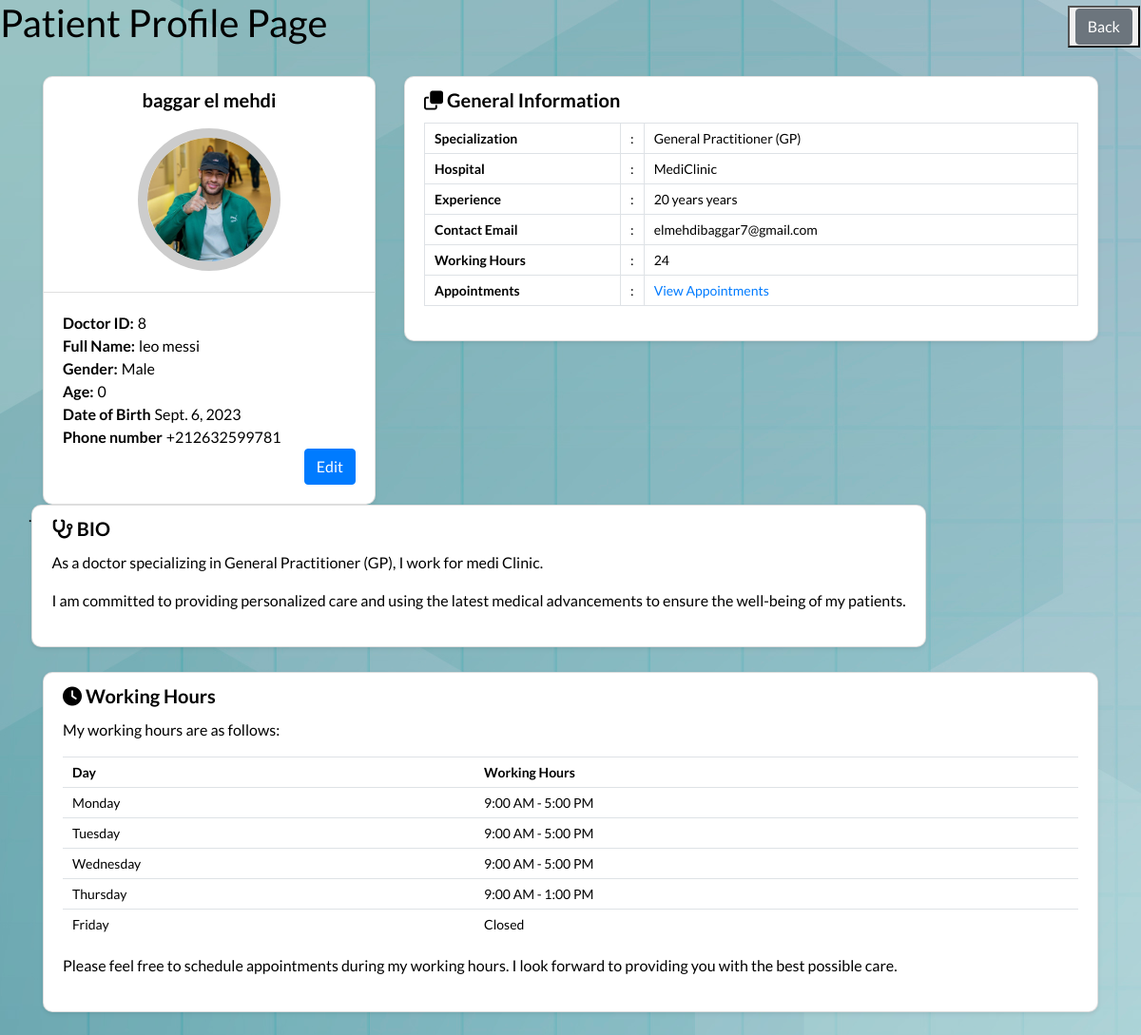
Page /Medi/Doctors-list/8/ (signed in) on the committed database.
### accounts/models.py (models this page shows)
class Doctor(AbstractUser):
    GENDER_CHOICES = [
        ('male', 'Male'),
        ('female', 'Female'),
        ('other', 'Other'),
    ]
    SPECIALITY_CHOICES = [
        ('gp', 'General Practitioner (GP)'),
        ('pediatrician', 'Pediatrician'),
        ('obgyn', 'Obstetrician/Gynecologist (OB/GYN)'),
        ('dermatologist', 'Dermatologist'),
        ('orthopedic_surgeon', 'Orthopedic Surgeon'),
        ('cardiologist', 'Cardiologist'),
        ('psychiatrist', 'Psychiatrist'),
    ]
    speciality = models.CharField(max_length=100, choices=SPECIALITY_CHOICES)
    gender = models.CharField(max_length=10, choices=GENDER_CHOICES)
    bio = models.TextField(null=True,default='')
    phone = models.CharField(max_length=20,default='')
    date_of_birth = models.DateField(default='2001-04-20')
    hospital = models.TextField(null=True, default='MediClinic')
    experience = models.TextField(null=True,default='')
    working_hours = models.CharField(max_length=100)
    photo = models.ImageField(upload_to='media/', blank=True, null=True)
    groups = models.ManyToManyField(
        Group,
        verbose_name='groups',
        blank=True,
        help_text='The groups this user belongs to.',
        related_name='doctor_set',  # Use a unique related_name
        related_query_name='user'
    )
    user_permissions = models.ManyToManyField(
        Permission,
        verbose_name='user permissions',
        blank=True,
        help_text='Specific permissions for this user.',
        related_name='doctor_set',  # Use a unique related_name
        related_query_name='user'
    )

### Medi/views.py (the view)
# urls.py: path('Doctors-list/<int:doctor_id>/', views.doctor_full, name='doctor-full'),
@login_required
def doctor_full(request, doctor_id):
    doctor = get_object_or_404(Doctor, pk=doctor_id)
    current_year = datetime.now().year
    age = current_year - doctor.date_of_birth.year
    return render(request, 'doctor_full.html',{'doctor': doctor,'age':age})

### Medi/templates/doctor_full.html (shortened to what this page needs)
{% load static%}
<!DOCTYPE html>
<html lang="en">
<head>
    <link href="https://fonts.googleapis.com/css?family=Lato:300,400,700,900&display=swap" rel="stylesheet"><link rel='stylesheet' href='https://cdnjs.cloudflare.com/ajax/libs/twitter-bootstrap/4.1.3/css/bootstrap.min.css'>
    <link rel='stylesheet' href='https://cdnjs.cloudflare.com/ajax/libs/font-awesome/5.12.1/css/all.min.css'>
    <link rel="stylesheet" href="https://cdnjs.cloudflare.com/ajax/libs/font-awesome/5.15.4/css/all.min.css"/>
    <link rel="stylesheet" href="https://cdnjs.cloudflare.com/ajax/libs/font-awesome/6.4.0/css/all.min.css">
    <link rel="stylesheet" href="https://cdnjs.cloudflare.com/ajax/libs/font-awesome/4.7.0/css/font-awesome.min.css">
    <link rel="stylesheet" href="{% static 'css/patient-full.css' %}">
</head>
<body>
<header class="ScriptHeader">
    <div class="rt-container">
    	<div class="col-rt-12">
        	<div class="rt-heading">
            	<h1>Patient Profile Page</h1>
                <button><a href="{% url 'doctor-list'%}" class="btn btn-secondary">Back</a></button>
            </div>
        </div>
    </div>
</header>
<section>
    <div class="rt-container">
          <div class="col-rt-12">
              <div class="Scriptcontent">
<div class="student-profile py-4">
  <div class="container">
    <div class="row">
      <div class="col-lg-4">
        <div class="card shadow-sm">
          <div class="card-header bg-transparent text-center">
              <h3>baggar el mehdi</h3>
              {% if doctor.photo %}
                    <img class="profile_img" src="{{ doctor.photo.url }}" alt="student dp">
                {% else %}
                    <img class="profile_img" src="{% static 'images/img.jpeg' %}" alt="default dp">
                {% endif %}
          </div>
          <div class="card-body">
              <p class="mb-0"><strong class="pr-1">Doctor ID:</strong>{{ doctor.id }}</p>
              <p class="mb-0"><strong class="pr-1">Full Name:</strong>{{ doctor.first_name }} {{ doctor.last_name }}</p>
              <p class="mb-0"><strong class="pr-1">Gender:</strong>{{ doctor.gender }}</p>
              <p class="mb-0"><strong class="pr-1">Age:</strong>{{ age }}</p>
              <p class="mb-0"><strong class="pr-1">Date of Birth</strong>{{ doctor.date_of_birth }}</p>
              <p class="mb-0"><strong class="pr-1">Phone number</strong>{{ doctor.phone }}</p>
              <a href="{% url 'edit_doctor' doctor.id %}" class="btn btn-primary float-right">Edit</a>
          </div>
        </div>
      </div>
          <div class="col-lg-8">
            <div class="card shadow-sm">
              <div class="card-header bg-transparent border-0">
                <h3 class="mb-0"><i class="far fa-clone pr-1"></i>General Information</h3>
              </div>
              <div class="card-body pt-0">
                <table class="table table-bordered">
                  <tr>
                    <th width="30%">Specialization</th>
                    <td width="2%">:</td>
                    <td>{{ doctor.speciality }}</td>
                  </tr>
                  <tr>
                    <th width="30%">Hospital</th>
                    <td width="2%">:</td>
                    <td>{{ doctor.hospital }}</td>
                  </tr>
                  <tr>
                    <th width="30%">Experience</th>
                    <td width="2%">:</td>
                    <td>{{ doctor.experience }} years</td>
                  </tr>
                  <tr>
                    <th width="30%">Contact Email</th>
                    <td width="2%">:</td>
                    <td>{{ doctor.email }}</td>
                  </tr>
                  <tr>
                    <th width="30%">Working Hours</th>
                    <td width="2%">:</td>
                    <td>{{ doctor.working_hours }}</td>
                  </tr>
                  <tr>
                    <th width="30%">Appointments</th>
                    <td width="2%">:</td>
                    <td><a href="{% url 'appointement' %}">View Appointments</a></td>
                  </tr>
                </table>
              </div>
            </div>
          </div>
<div>
    .
</div>
<div class="card shadow-sm">
  <div class="card-header bg-transparent border-0">
    <h3 class="mb-0"><i class="fa-solid fa-stethoscope"></i> BIO</h3>
  </div>
  <div class="card-body pt-0">
    <p>As a doctor specializing in {{doctor.speciality}}, I work for medi Clinic.</p>
    <p>I am committed to providing personalized care and using the latest medical advancements to ensure the well-being of my patients.</p>
  </div>
</div>
</div>
<div style="height: 26px"></div>
<div class="card shadow-sm">
  <div class="card-header bg-transparent border-0">
    <h3 class="mb-0"><i class="fa-solid fa-clock"></i> Working Hours</h3>
  </div>
  <div class="card-body pt-0">
    <p>My working hours are as follows:</p>
    <table class="table">
      <tr>
        <th>Day</th>
        <th>Working Hours</th>
      </tr>
      <tr>
        <td>Monday</td>
        <td>9:00 AM - 5:00 PM</td>
      </tr>
      <tr>
        <td>Tuesday</td>
        <td>9:00 AM - 5:00 PM</td>
      </tr>
      <tr>
        <td>Wednesday</td>
        <td>9:00 AM - 5:00 PM</td>
      </tr>
      <tr>
        <td>Thursday</td>
        <td>9:00 AM - 1:00 PM</td>
      </tr>
      <tr>
        <td>Friday</td>
        <td>Closed</td>
      </tr>
    </table>
    <p>Please feel free to schedule appointments during my working hours. I look forward to providing you with the best possible care.</p>
  </div>
</div>
</div>
    		</div>
		</div>
    </div>
</section>
	</body>
</html>

### static/css/patient-full.css (style rules this page uses)
body { background-image: url(../images/61805.jpg); padding: 0; margin: 0; font-family: 'Lato', sans-serif; color: #000; }
.student-profile .card { border-radius: 10px; }
.rt-heading button { position: absolute; right: 0; margin: -50px 1px; color: rgb(110, 109, 109); cursor: pointer; }
.student-profile .card .card-header .profile_img { width: 150px; height: 150px; object-fit: cover; margin: 10px auto; border: 10px solid #ccc; border-radius: 50%; }
.student-profile .card h3 { font-size: 20px; font-weight: 700; }
.student-profile .card p { font-size: 16px; color: #000; }
.student-profile .table th, .student-profile .table td { font-size: 14px; padding: 5px 10px; color: #000; }

### rows in the picture
Doctor: photo (picture), id "8", first_name "leo", last_name "messi", gender "Male", date_of_birth "Sept. 6, 2023", phone "+212632599781", speciality "General Practitioner (GP)", hospital "MediClinic", experience "20 years", email "elmehdibaggar7@gmail.com", working_hours "24"
